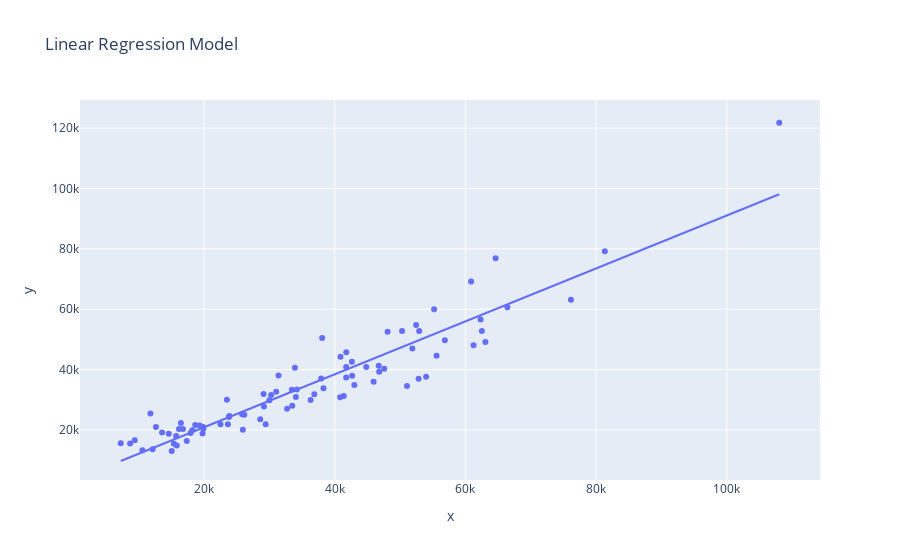

The notebook cell saved with this chart:
### Markdown cell above
## Linear Regression Model

### Code cell
# Linear Regression Model
predictions_linear_regression = linear_regression_model.predict(X_test)
plot_results(linear_regression_model, 'Linear Regression Model', predictions_linear_regression, y_test)
